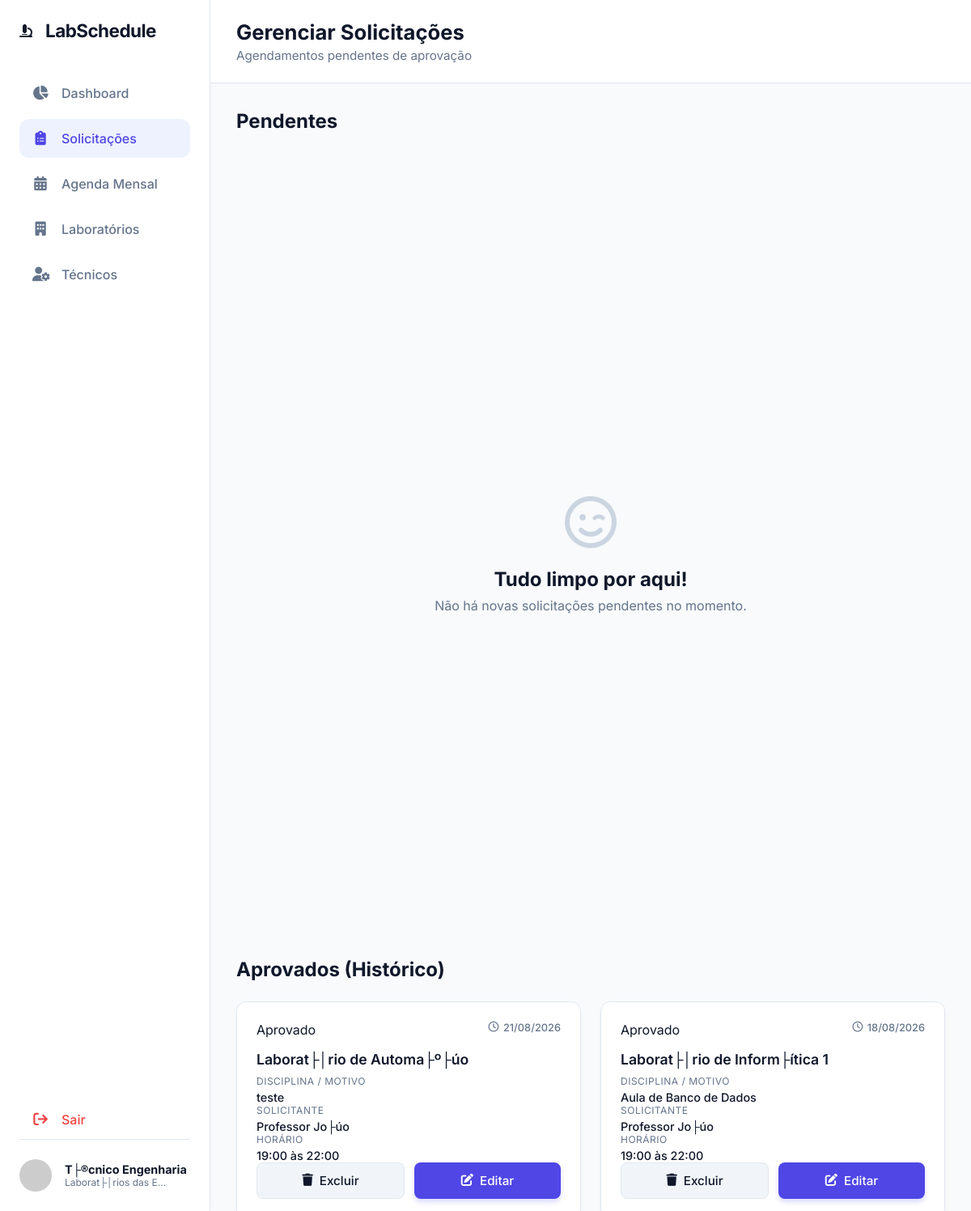
Screenshot of /views/admin.php (signed in) with the database file from the repository.
### tables this page shows
CREATE TABLE `schedules` (
  `id` int(11) NOT NULL AUTO_INCREMENT,
  `requester_name` varchar(100) NOT NULL,
  `lab_id` int(11) NOT NULL,
  `start_time` datetime NOT NULL,
  `end_time` datetime NOT NULL,
  `subject` varchar(150) NOT NULL,
  `notes` text DEFAULT NULL,
  `status` enum('pending','approved','rejected') DEFAULT 'pending',
  `created_at` timestamp NOT NULL DEFAULT current_timestamp(),
  PRIMARY KEY (`id`),
  KEY `lab_id` (`lab_id`),
  CONSTRAINT `schedules_ibfk_2` FOREIGN KEY (`lab_id`) REFERENCES `laboratories` (`id`) ON DELETE CASCADE
);

CREATE TABLE `laboratories` (
  `id` int(11) NOT NULL AUTO_INCREMENT,
  `name` varchar(100) NOT NULL,
  `type` varchar(50) NOT NULL,
  `capacity` int(11) DEFAULT 30,
  `created_at` timestamp NOT NULL DEFAULT current_timestamp(),
  PRIMARY KEY (`id`)
);

### includes/auth_functions.php (called while the page is built, shortened)
<?php
function get_app_user() {
    return [
        'username' => $_SESSION['user'],
        'role' => $_SESSION['role'],
        'name' => $_SESSION['name'],
        'title' => $_SESSION['title']
    ];
}
?>

### views/admin.php (the view, shortened to what this page needs)
<?php
require_once '../includes/auth_functions.php';
$current_user = get_app_user();
$database = new Database();
$db = $database->getConnection();
$schedules = [];
if ($db) {
    $query = "SELECT s.*, s.requester_name as requester, l.name as lab_name
              FROM schedules s
              JOIN laboratories l ON s.lab_id = l.id";
    if ($current_user['role'] === 'tech_eng') {
        $query .= " WHERE l.type IN ('informatica', 'engenharia')";
    } else if ($current_user['role'] === 'tech_saude') {
        $query .= " WHERE l.type = 'saude'";
    }
    $query .= " ORDER BY s.created_at DESC";
    $stmt = $db->query($query);
    if ($stmt) {
        $schedules = $stmt->fetchAll(PDO::FETCH_ASSOC);
    }
}
require_once '../includes/header.php';
require_once '../includes/sidebar.php';
?>
        <main class="main-content admin-content">
            <header class="top-header">
                <div class="header-left">
                    <h1>Gerenciar Solicitações</h1>
                    <p class="current-date">Agendamentos pendentes de aprovação</p>
                </div>
            </header>
            <div class="admin-container">
                <div class="section-title" style="margin-bottom: 1rem; border-bottom: 1px solid rgba(255,255,255,0.1); padding-bottom: 0.5rem;">
                    <h2>Pendentes</h2>
                </div>
                    <?php
                    $has_pending = false;
                    ?>
                <?php if (!$has_pending): ?>
                <div id="empty-state" class="empty-state" style="margin-bottom: 3rem;">
                    <i class="fa-regular fa-face-smile-wink"></i>
                    <h3>Tudo limpo por aqui!</h3>
                    <p>Não há novas solicitações pendentes no momento.</p>
                </div>
                <?php endif; ?>
                <div class="section-title" style="margin-bottom: 1rem; border-bottom: 1px solid rgba(255,255,255,0.1); padding-bottom: 0.5rem;">
                    <h2>Aprovados (Histórico)</h2>
                </div>
                <div class="requests-grid" id="approved-grid">
                    <?php
                    foreach($schedules as $req):
                        if ($req['status'] === 'approved'):
                            $safeTitle = htmlspecialchars($req['subject'] ?? 'Agendamento', ENT_QUOTES);
                    ?>
                    <div class="request-card" data-status="approved">
                        <div class="req-card-header">
                            <span class="status-badge status-approved">Aprovado</span>
                            <span class="req-date"><i class="fa-regular fa-clock"></i> <?php echo date('d/m/Y', strtotime($req['start_time'])); ?></span>
                        </div>
                        <div class="req-card-body">
                            <h3><?php echo htmlspecialchars($req['lab_name']); ?></h3>
                            <div class="info-item">
                                <span class="info-label">Disciplina / Motivo</span>
                                <span class="info-value"><?php echo htmlspecialchars($req['subject']); ?></span>
                            </div>
                            <div class="info-item">
                                <span class="info-label">Solicitante</span>
                                <span class="info-value"><?php echo htmlspecialchars($req['requester']); ?></span>
                            </div>
                            <div class="info-item">
                                <span class="info-label">Horário</span>
                                <span class="info-value"><?php echo date('H:i', strtotime($req['start_time'])); ?> às <?php echo date('H:i', strtotime($req['end_time'])); ?></span>
                            </div>
                        </div>
                        <div class="req-card-actions">
                            <button class="btn btn-secondary" onclick="deleteEvent(<?php echo $req['id']; ?>)"><i class="fa-solid fa-trash"></i> Excluir</button>
                            <button class="btn btn-primary" onclick="openEditEventModal(<?php echo $req['id']; ?>, '<?php echo $req['start_time']; ?>', '<?php echo $req['end_time']; ?>', '<?php echo $req['lab_id']; ?>', '<?php echo $safeTitle; ?>')"><i class="fa-solid fa-pen-to-square"></i> Editar</button>
                        </div>
                    </div>
                    <?php
                        endif;
                    endforeach;
                    ?>
                </div>
            </div>
        </main>
<?php require_once '../includes/footer.php'; ?>

### assets/css/style.css (style rules this page uses)
:root { --primary-color: #4f46e5; --primary-hover: #4338ca; --secondary-color: #10b981; --bg-color: #f8fafc; --surface-color: #ffffff; --surface-hover: #f1f5f9; --text-main: #0f172a; --text-muted: #64748b; --border-color: #e2e8f0; --lab1-color: #3b82f6; --lab2-color: #8b5cf6; --lab3-color: #ec4899; --lab4-color: #f59e0b; --sidebar-width: 260px; --transition-speed: 0.3s; --border-radius: 12px; }
* { margin: 0; padding: 0; box-sizing: border-box; font-family: 'Inter', sans-serif; }
body { background-color: var(--bg-color); color: var(--text-main); height: 100vh; overflow: hidden; }
.main-content { flex: 1; display: flex; flex-direction: column; overflow: hidden; }
.top-header { display: flex; justify-content: space-between; align-items: flex-end; padding: 1.5rem 2rem; background-color: var(--surface-color); border-bottom: 1px solid var(--border-color); }
.header-left h1 { font-size: 1.6rem; font-weight: 700; margin-bottom: 0.25rem; }
.current-date { color: var(--text-muted); font-size: 0.95rem; }
.btn { padding: 0.6rem 1.25rem; border: none; border-radius: 8px; cursor: pointer; font-weight: 500; font-size: 0.95rem; display: flex; align-items: center; gap: 0.5rem; transition: all var(--transition-speed); }
.btn-primary { background-color: var(--primary-color); color: white; box-shadow: 0 4px 6px rgba(79, 70, 229, 0.2); }
.btn-secondary { background-color: var(--surface-hover); color: var(--text-main); border: 1px solid var(--border-color); }
.admin-content { background-color: var(--bg-color); }
.admin-container { padding: 2rem; flex: 1; overflow-y: auto; }
.requests-grid { display: grid; grid-template-columns: repeat(auto-fill, minmax(320px, 1fr)); gap: 1.5rem; }
.request-card { background-color: var(--surface-color); border-radius: 12px; padding: 1.5rem; box-shadow: 0 4px 6px -1px rgba(0, 0, 0, 0.05), 0 2px 4px -1px rgba(0, 0, 0, 0.03); border: 1px solid var(--border-color); transition: transform 0.2s, box-shadow 0.2s, opacity 0.3s; display: flex; flex-direction: column; }
.req-card-header { display: flex; justify-content: space-between; align-items: flex-start; margin-bottom: 1rem; }
.req-date { font-size: 0.8rem; color: var(--text-muted); font-weight: 500; display: flex; align-items: center; gap: 0.35rem; }
.req-card-body h3 { font-size: 1.1rem; font-weight: 600; margin-bottom: 0.5rem; color: var(--text-main); }
.info-item { display: flex; flex-direction: column; }
.info-label { font-size: 0.75rem; color: var(--text-muted); text-transform: uppercase; letter-spacing: 0.5px; margin-bottom: 0.25rem; }
.info-value { font-size: 0.9rem; font-weight: 500; color: var(--text-main); }
.req-card-actions { display: flex; gap: 0.75rem; margin-top: auto; }
.req-card-actions .btn { flex: 1; justify-content: center; padding: 0.75rem; }
.empty-state { display: flex; flex-direction: column; align-items: center; justify-content: center; height: 60vh; color: var(--text-muted); text-align: center; }
.empty-state i { font-size: 4rem; color: #cbd5e1; margin-bottom: 1.5rem; }
.empty-state h3 { font-size: 1.5rem; color: var(--text-main); margin-bottom: 0.5rem; }

### rows the page displays
schedules: start_time "21/08/2026", lab.name "Laborat├│rio de Automa├º├úo", subject "teste", requester_name "Professor Jo├úo", start_time "19:00", end_time "22:00"
schedules: start_time "18/08/2026", lab.name "Laborat├│rio de Inform├ítica 1", subject "Aula de Banco de Dados", requester_name "Professor Jo├úo", start_time "19:00", end_time "22:00"

### other values shown
$current_user['name'] "T├®cnico Engenharia"
$current_user['title'] "Laborat├│rios das E…"
